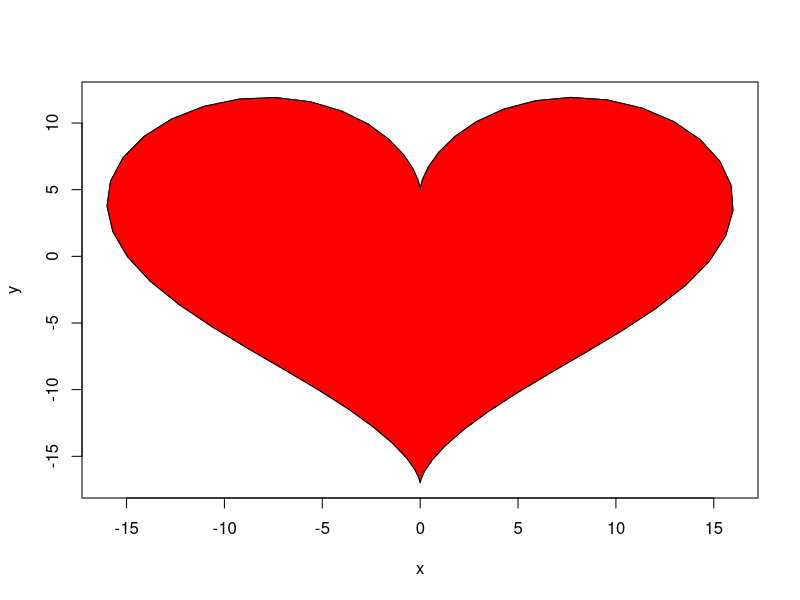
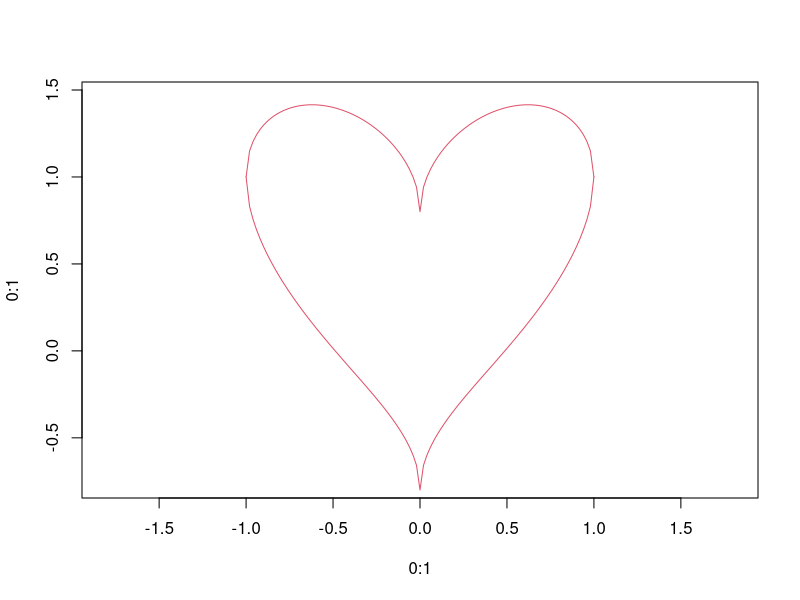

Write the R code that produced these figures, in order.
#SOURCE: https://stackoverflow.com/questions/8082429/plot-a-heart-in-r

#Heart #1
dat<- data.frame(t=seq(0, 2*pi, by=0.1) )
xhrt <- function(t) 16*sin(t)^3
yhrt <- function(t) 13*cos(t)-5*cos(2*t)-2*cos(3*t)-cos(4*t)
dat$y=yhrt(dat$t)
dat$x=xhrt(dat$t)
with(dat, plot(x,y, type="l"))
with(dat, polygon(x,y, col="red"))  

#Heart #2 
MASS::eqscplot(0:1,0:1,type="n",xlim=c(-1,1),ylim=c(-0.8,1.5))
curve(4/5*sqrt(1-x^2)+sqrt(abs(x)),from=-1,to=1,add=TRUE,col=2)
curve(4/5*-sqrt(1-x^2)+sqrt(abs(x)),from=-1,to=1,add=TRUE,col=2)
